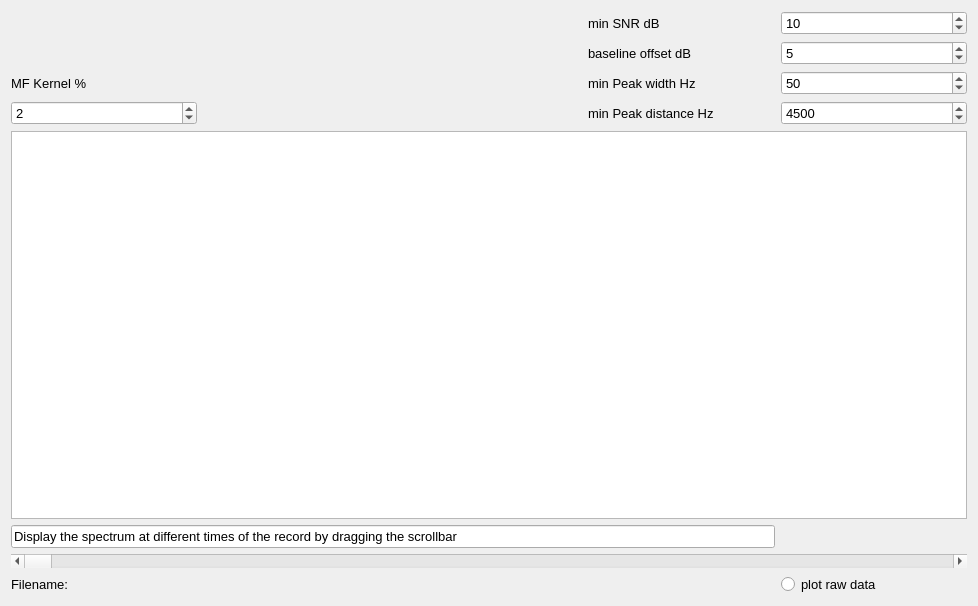
<?xml version="1.0" encoding="UTF-8"?>
<ui version="4.0">
 <class>spectralviewer_widget</class>
 <widget class="QWidget" name="spectralviewer_widget">
  <property name="geometry">
   <rect>
    <x>0</x>
    <y>0</y>
    <width>978</width>
    <height>606</height>
   </rect>
  </property>
  <property name="windowTitle">
   <string>Form</string>
  </property>
  <layout class="QGridLayout" name="gridLayout">
   <item row="0" column="0">
    <layout class="QGridLayout" name="gridLayout_4">
     <item row="6" column="0" colspan="5">
      <widget class="QScrollBar" name="horizontalScrollBar_view_spectra">
       <property name="sizePolicy">
        <sizepolicy hsizetype="Minimum" vsizetype="Maximum">
         <horstretch>0</horstretch>
         <verstretch>0</verstretch>
        </sizepolicy>
       </property>
       <property name="font">
        <font>
         <pointsize>10</pointsize>
        </font>
       </property>
       <property name="toolTip">
        <string>move slider to browse through the record and plot spectra </string>
       </property>
       <property name="maximum">
        <number>1000</number>
       </property>
       <property name="pageStep">
        <number>1</number>
       </property>
       <property name="orientation">
        <enum>Qt::Horizontal</enum>
       </property>
      </widget>
     </item>
     <item row="2" column="3">
      <widget class="QLabel" name="label_12">
       <property name="font">
        <font>
         <pointsize>10</pointsize>
        </font>
       </property>
       <property name="toolTip">
        <string>select min width of a peak to be accepted as transmitter</string>
       </property>
       <property name="text">
        <string>min Peak width Hz</string>
       </property>
      </widget>
     </item>
     <item row="1" column="3">
      <widget class="QLabel" name="label_7">
       <property name="font">
        <font>
         <pointsize>10</pointsize>
        </font>
       </property>
       <property name="toolTip">
        <string>baseline offset from automated baseline</string>
       </property>
       <property name="text">
        <string>baseline offset dB</string>
       </property>
      </widget>
     </item>
     <item row="8" column="0">
      <widget class="QLabel" name="label_10">
       <property name="font">
        <font>
         <pointsize>10</pointsize>
        </font>
       </property>
       <property name="text">
        <string>Filename:</string>
       </property>
      </widget>
     </item>
     <item row="1" column="4">
      <widget class="QSpinBox" name="spinBoxminBaselineoffset">
       <property name="sizePolicy">
        <sizepolicy hsizetype="Minimum" vsizetype="Maximum">
         <horstretch>0</horstretch>
         <verstretch>0</verstretch>
        </sizepolicy>
       </property>
       <property name="font">
        <font>
         <pointsize>10</pointsize>
        </font>
       </property>
       <property name="toolTip">
        <string>select baseline offset from automated baseline</string>
       </property>
       <property name="keyboardTracking">
        <bool>false</bool>
       </property>
       <property name="minimum">
        <number>-20</number>
       </property>
       <property name="maximum">
        <number>20</number>
       </property>
       <property name="singleStep">
        <number>5</number>
       </property>
       <property name="value">
        <number>5</number>
       </property>
      </widget>
     </item>
     <item row="0" column="4">
      <widget class="QSpinBox" name="spinBoxminSNR_ScannerTab">
       <property name="sizePolicy">
        <sizepolicy hsizetype="Minimum" vsizetype="Maximum">
         <horstretch>0</horstretch>
         <verstretch>0</verstretch>
        </sizepolicy>
       </property>
       <property name="font">
        <font>
         <pointsize>10</pointsize>
        </font>
       </property>
       <property name="toolTip">
        <string>select number of steps for scanning through the spectrum and averaging SNRs</string>
       </property>
       <property name="keyboardTracking">
        <bool>false</bool>
       </property>
       <property name="minimum">
        <number>0</number>
       </property>
       <property name="maximum">
        <number>100</number>
       </property>
       <property name="singleStep">
        <number>5</number>
       </property>
       <property name="value">
        <number>10</number>
       </property>
      </widget>
     </item>
     <item row="0" column="3">
      <widget class="QLabel" name="label_4">
       <property name="font">
        <font>
         <pointsize>10</pointsize>
        </font>
       </property>
       <property name="toolTip">
        <string>minimum SNR for auto-selection of peaks</string>
       </property>
       <property name="text">
        <string>min SNR dB</string>
       </property>
      </widget>
     </item>
     <item row="3" column="4">
      <widget class="QSpinBox" name="spinBoxminPeakDistance">
       <property name="sizePolicy">
        <sizepolicy hsizetype="Minimum" vsizetype="Maximum">
         <horstretch>0</horstretch>
         <verstretch>0</verstretch>
        </sizepolicy>
       </property>
       <property name="font">
        <font>
         <pointsize>10</pointsize>
        </font>
       </property>
       <property name="toolTip">
        <string>select min distance of a peak with respect to its neighbors to be accepted as transmitter</string>
       </property>
       <property name="keyboardTracking">
        <bool>false</bool>
       </property>
       <property name="minimum">
        <number>100</number>
       </property>
       <property name="maximum">
        <number>10000</number>
       </property>
       <property name="singleStep">
        <number>100</number>
       </property>
       <property name="value">
        <number>4500</number>
       </property>
      </widget>
     </item>
     <item row="3" column="3">
      <widget class="QLabel" name="label_14">
       <property name="font">
        <font>
         <pointsize>10</pointsize>
        </font>
       </property>
       <property name="toolTip">
        <string>select min distance of a peak with respect to its neighbors to be accepted as transmitter</string>
       </property>
       <property name="text">
        <string>min Peak distance Hz</string>
       </property>
      </widget>
     </item>
     <item row="2" column="4">
      <widget class="QSpinBox" name="spinBoxminPeakwidth">
       <property name="sizePolicy">
        <sizepolicy hsizetype="Minimum" vsizetype="Maximum">
         <horstretch>0</horstretch>
         <verstretch>0</verstretch>
        </sizepolicy>
       </property>
       <property name="font">
        <font>
         <pointsize>10</pointsize>
        </font>
       </property>
       <property name="toolTip">
        <string>select min width of a peak to be accepted as transmitter</string>
       </property>
       <property name="keyboardTracking">
        <bool>false</bool>
       </property>
       <property name="suffix">
        <string/>
       </property>
       <property name="minimum">
        <number>1</number>
       </property>
       <property name="maximum">
        <number>2000</number>
       </property>
       <property name="singleStep">
        <number>5</number>
       </property>
       <property name="value">
        <number>50</number>
       </property>
       <property name="displayIntegerBase">
        <number>10</number>
       </property>
      </widget>
     </item>
     <item row="8" column="4">
      <widget class="QRadioButton" name="radioButton_plotraw">
       <property name="sizePolicy">
        <sizepolicy hsizetype="Minimum" vsizetype="Maximum">
         <horstretch>0</horstretch>
         <verstretch>0</verstretch>
        </sizepolicy>
       </property>
       <property name="font">
        <font>
         <pointsize>10</pointsize>
        </font>
       </property>
       <property name="text">
        <string>plot raw data</string>
       </property>
      </widget>
     </item>
     <item row="3" column="0">
      <widget class="QSpinBox" name="spinBoxKernelwidth">
       <property name="font">
        <font>
         <pointsize>10</pointsize>
        </font>
       </property>
       <property name="toolTip">
        <string>width of the baseline filter kernel in % of full span of the band</string>
       </property>
       <property name="minimum">
        <number>1</number>
       </property>
       <property name="maximum">
        <number>30</number>
       </property>
       <property name="value">
        <number>2</number>
       </property>
      </widget>
     </item>
     <item row="2" column="0">
      <widget class="QLabel" name="label_19">
       <property name="font">
        <font>
         <pointsize>10</pointsize>
        </font>
       </property>
       <property name="toolTip">
        <string>width of the baseline filter kernel in % of full span of the band</string>
       </property>
       <property name="text">
        <string>MF Kernel %</string>
       </property>
      </widget>
     </item>
     <item row="0" column="2">
      <widget class="QLabel" name="label_25">
       <property name="font">
        <font>
         <pointsize>10</pointsize>
        </font>
       </property>
       <property name="text">
        <string/>
       </property>
      </widget>
     </item>
     <item row="0" column="1">
      <widget class="QLabel" name="label_26">
       <property name="font">
        <font>
         <pointsize>10</pointsize>
        </font>
       </property>
       <property name="text">
        <string/>
       </property>
      </widget>
     </item>
     <item row="4" column="0" colspan="5">
      <widget class="QGraphicsView" name="graphicsView">
       <property name="sizePolicy">
        <sizepolicy hsizetype="Minimum" vsizetype="Minimum">
         <horstretch>0</horstretch>
         <verstretch>0</verstretch>
        </sizepolicy>
       </property>
       <property name="font">
        <font>
         <pointsize>10</pointsize>
        </font>
       </property>
       <property name="toolTip">
        <string>space for spectrum plot</string>
       </property>
      </widget>
     </item>
     <item row="8" column="1" colspan="3">
      <widget class="QLabel" name="label_Filename_ViewSpectra">
       <property name="font">
        <font>
         <pointsize>10</pointsize>
        </font>
       </property>
       <property name="text">
        <string/>
       </property>
      </widget>
     </item>
     <item row="5" column="0" colspan="4">
      <widget class="QLineEdit" name="lineEdit_evaltime">
       <property name="enabled">
        <bool>false</bool>
       </property>
       <property name="sizePolicy">
        <sizepolicy hsizetype="Minimum" vsizetype="Maximum">
         <horstretch>0</horstretch>
         <verstretch>0</verstretch>
        </sizepolicy>
       </property>
       <property name="palette">
        <palette>
         <active>
          <colorrole role="WindowText">
           <brush brushstyle="SolidPattern">
            <color alpha="255">
             <red>0</red>
             <green>0</green>
             <blue>0</blue>
            </color>
           </brush>
          </colorrole>
          <colorrole role="Midlight">
           <brush brushstyle="SolidPattern">
            <color alpha="255">
             <red>227</red>
             <green>227</green>
             <blue>227</blue>
            </color>
           </brush>
          </colorrole>
          <colorrole role="Text">
           <brush brushstyle="SolidPattern">
            <color alpha="255">
             <red>0</red>
             <green>0</green>
             <blue>0</blue>
            </color>
           </brush>
          </colorrole>
          <colorrole role="ButtonText">
           <brush brushstyle="SolidPattern">
            <color alpha="255">
             <red>0</red>
             <green>0</green>
             <blue>0</blue>
            </color>
           </brush>
          </colorrole>
          <colorrole role="Base">
           <brush brushstyle="SolidPattern">
            <color alpha="255">
             <red>255</red>
             <green>255</green>
             <blue>255</blue>
            </color>
           </brush>
          </colorrole>
         </active>
         <inactive>
          <colorrole role="WindowText">
           <brush brushstyle="SolidPattern">
            <color alpha="255">
             <red>0</red>
             <green>0</green>
             <blue>0</blue>
            </color>
           </brush>
          </colorrole>
          <colorrole role="Midlight">
           <brush brushstyle="SolidPattern">
            <color alpha="255">
             <red>227</red>
             <green>227</green>
             <blue>227</blue>
            </color>
           </brush>
          </colorrole>
          <colorrole role="Text">
           <brush brushstyle="SolidPattern">
            <color alpha="255">
             <red>0</red>
             <green>0</green>
             <blue>0</blue>
            </color>
           </brush>
          </colorrole>
          <colorrole role="ButtonText">
           <brush brushstyle="SolidPattern">
            <color alpha="255">
             <red>0</red>
             <green>0</green>
             <blue>0</blue>
            </color>
           </brush>
          </colorrole>
          <colorrole role="Base">
           <brush brushstyle="SolidPattern">
            <color alpha="255">
             <red>255</red>
             <green>255</green>
             <blue>255</blue>
            </color>
           </brush>
          </colorrole>
         </inactive>
         <disabled>
          <colorrole role="WindowText">
           <brush brushstyle="SolidPattern">
            <color alpha="255">
             <red>0</red>
             <green>0</green>
             <blue>0</blue>
            </color>
           </brush>
          </colorrole>
          <colorrole role="Midlight">
           <brush brushstyle="SolidPattern">
            <color alpha="255">
             <red>243</red>
             <green>243</green>
             <blue>243</blue>
            </color>
           </brush>
          </colorrole>
          <colorrole role="Text">
           <brush brushstyle="SolidPattern">
            <color alpha="255">
             <red>0</red>
             <green>0</green>
             <blue>0</blue>
            </color>
           </brush>
          </colorrole>
          <colorrole role="ButtonText">
           <brush brushstyle="SolidPattern">
            <color alpha="255">
             <red>0</red>
             <green>0</green>
             <blue>0</blue>
            </color>
           </brush>
          </colorrole>
          <colorrole role="Base">
           <brush brushstyle="SolidPattern">
            <color alpha="255">
             <red>255</red>
             <green>255</green>
             <blue>255</blue>
            </color>
           </brush>
          </colorrole>
         </disabled>
        </palette>
       </property>
       <property name="font">
        <font>
         <pointsize>10</pointsize>
        </font>
       </property>
       <property name="text">
        <string>Display the spectrum at different times of the record by dragging the scrollbar</string>
       </property>
      </widget>
     </item>
    </layout>
   </item>
  </layout>
 </widget>
 <resources/>
 <connections/>
</ui>
